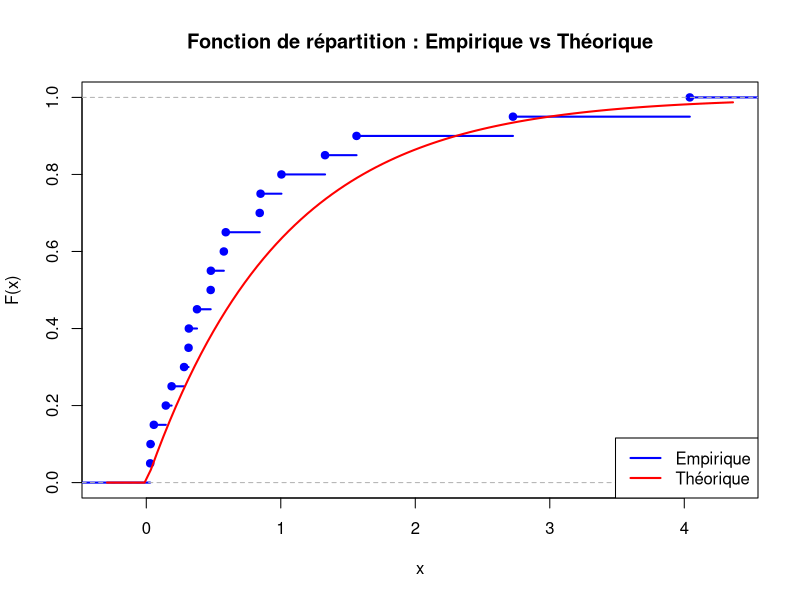
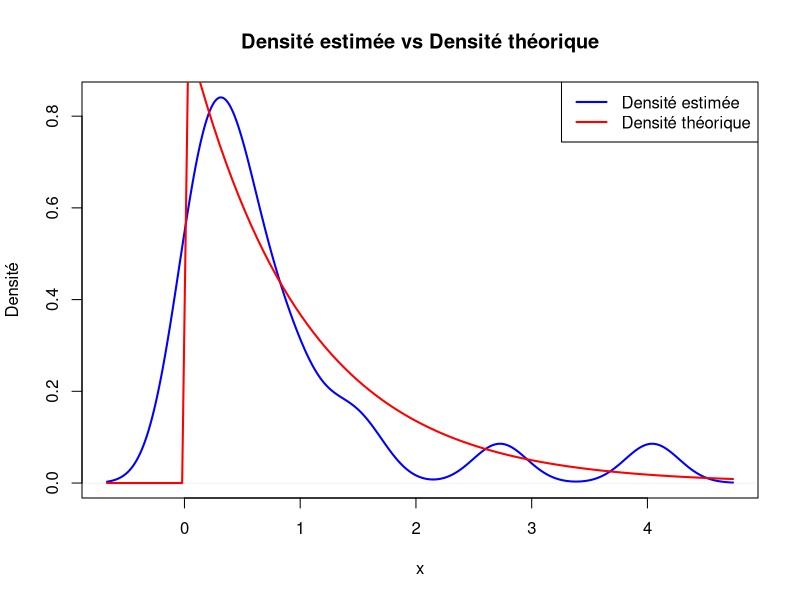
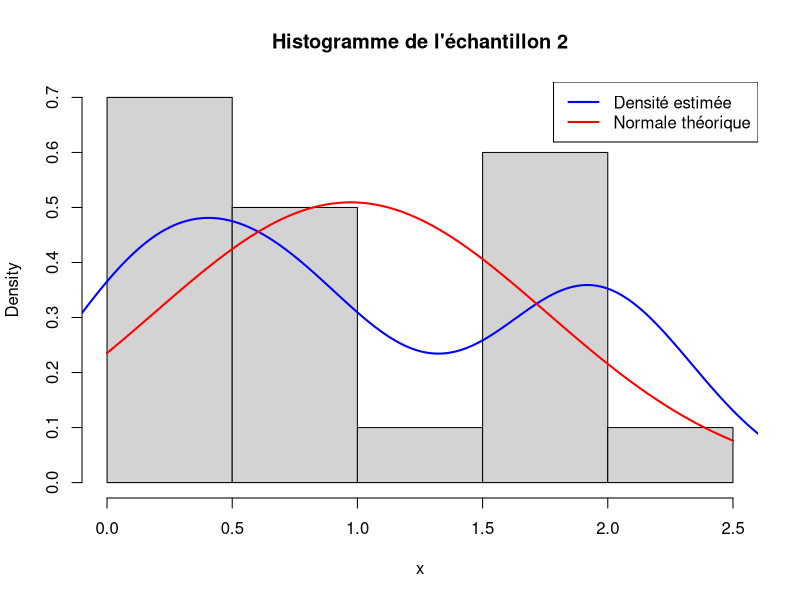
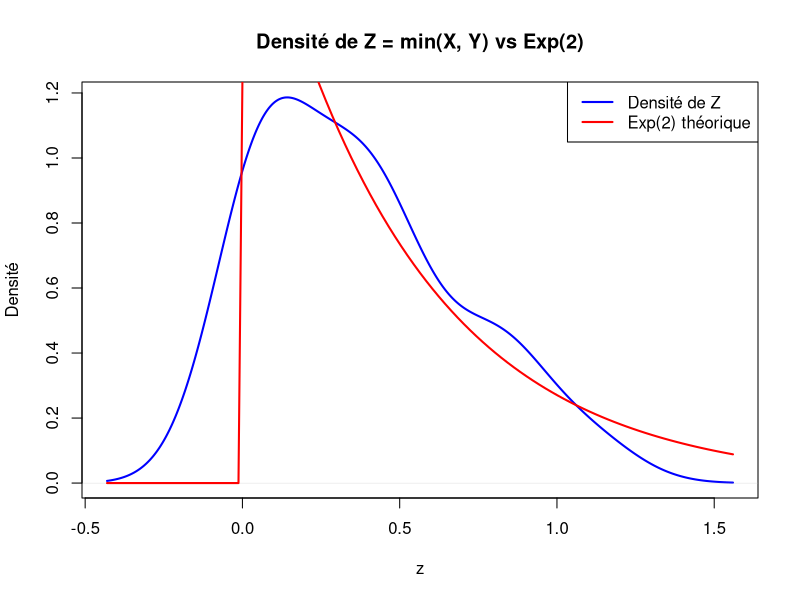
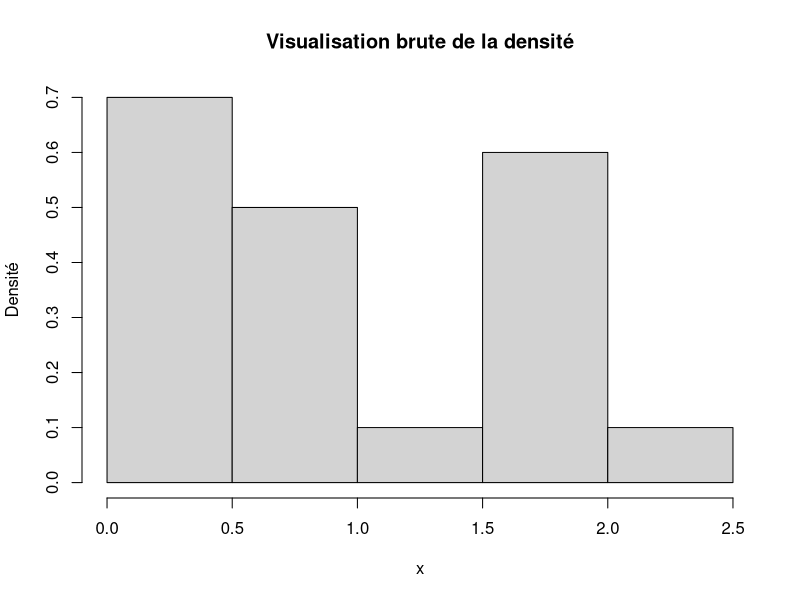
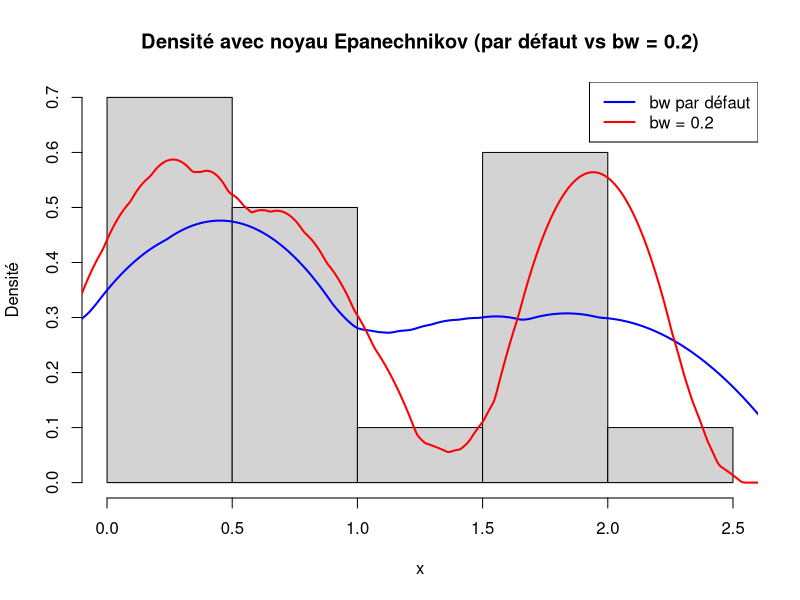
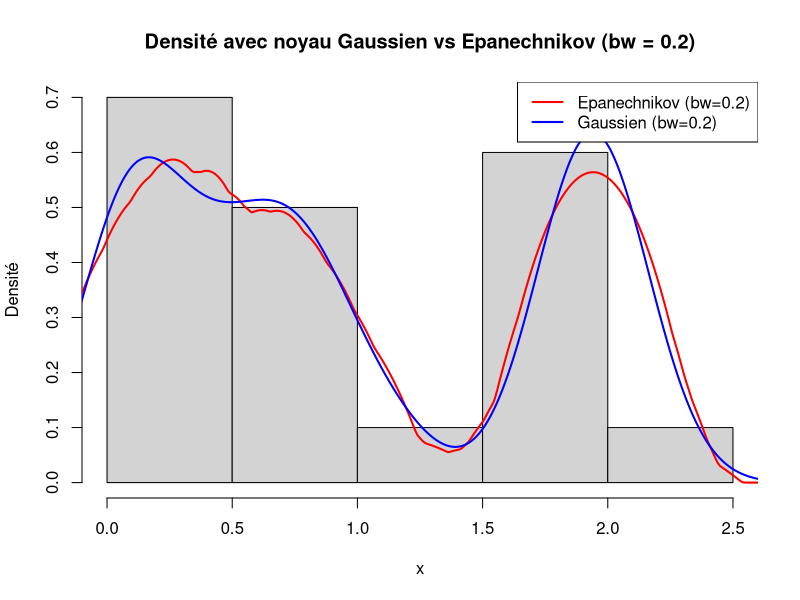
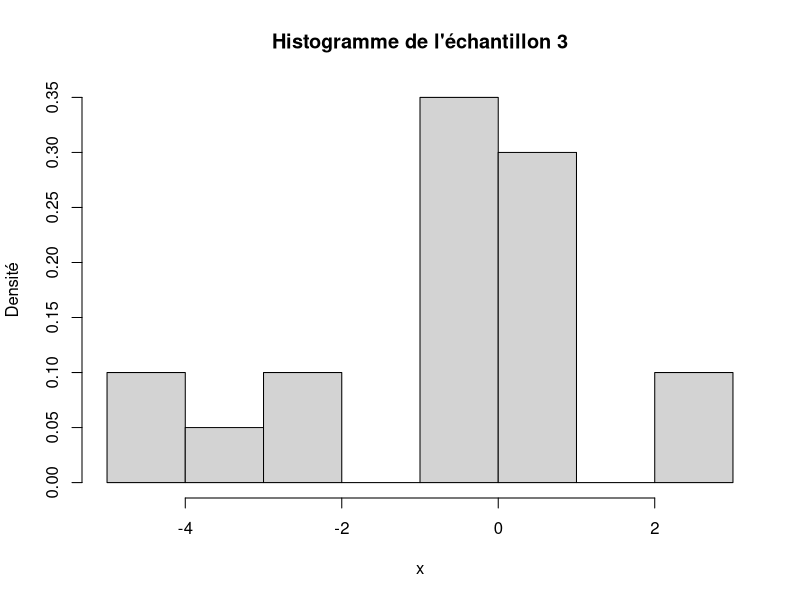

Write R code to recreate these figures, in order.
# Crée le dossier "img" s'il n'existe pas
if (!dir.exists("img")) dir.create("img")

# Ouvre un fichier PNG dans le dossier img
png("img/exo1_q1_repartition.png", width = 800, height = 600)

# ----- Code du graphique -----
set.seed(123)
echantillon1 <- rexp(n = 20, rate = 1)

plot(ecdf(echantillon1),
     main = "Fonction de répartition : Empirique vs Théorique",
     xlab = "x", ylab = "F(x)",
     col = "blue", lwd = 2)

curve(pexp(x, rate = 1), col = "red", lwd = 2, add = TRUE)

legend("bottomright", legend = c("Empirique", "Théorique"),
       col = c("blue", "red"), lwd = 2)

# ----- Fin du graphique -----

# Ferme le fichier PNG
dev.off()

#----------------------------------------

# Exercice 1 - Question 2 : Densité estimée vs densité théorique

# Crée le dossier "img" s'il n'existe pas
if (!dir.exists("img")) dir.create("img")

# Ouvre un fichier PNG pour sauvegarder le graphique
png("img/exo1_q2_densite.png", width = 800, height = 600)

# Génère l’échantillon (le même que précédemment)
set.seed(123)
echantillon1 <- rexp(n = 20, rate = 1)

# Trace la densité empirique
plot(density(echantillon1),
     main = "Densité estimée vs Densité théorique",
     col = "blue", lwd = 2,
     xlab = "x", ylab = "Densité")

# Ajoute la densité théorique (de la loi exponentielle)
curve(dexp(x, rate = 1), col = "red", lwd = 2, add = TRUE)

# Légende
legend("topright", legend = c("Densité estimée", "Densité théorique"),
       col = c("blue", "red"), lwd = 2)

# Ferme le fichier PNG
dev.off()

#----------------------------------------
# Exercice 1 - Question 3 : Cet échantillon est-il gaussien ?

# Crée le dossier "img" s'il n'existe pas
if (!dir.exists("img")) dir.create("img")

# Ouvre un fichier PNG pour sauvegarder le graphique
png("img/exo1_q3_gaussianite.png", width = 800, height = 600)

# Définir le nouvel échantillon
echantillon2 <- c(1.86, 1.99, 0.43, 1.95, 2.09,
                  1.81, 0.54, 0.62, 0.10, 0.13,
                  0.79, 1.89, 0.13, 0.79, 0.04,
                  0.04, 0.82, 2.00, 0.34, 1.10)

# Histogramme + densité estimée
hist(echantillon2, probability = TRUE,
     main = "Histogramme de l'échantillon 2",
     col = "lightgray", xlab = "x")
lines(density(echantillon2), col = "blue", lwd = 2)

# Courbe normale théorique (même moyenne/écart-type que l’échantillon)
curve(dnorm(x, mean=mean(echantillon2), sd=sd(echantillon2)),
      col = "red", lwd = 2, add = TRUE)

legend("topright", legend = c("Densité estimée", "Normale théorique"),
       col = c("blue", "red"), lwd = 2)

# Fermer le fichier PNG
dev.off()

# Afficher les résultats des tests de normalité

# Test de Shapiro-Wilk
shapiro_result <- shapiro.test(echantillon2)
print(shapiro_result)

# Test d’Anderson-Darling (nécessite le package nortest)
if (!require(nortest)) install.packages("nortest")
library(nortest)
ad_result <- ad.test(echantillon2)
print(ad_result)

#----------------------------------------
# Question 4 : Comparer les deux échantillons (1 et 2) avec un test non paramétrique

# Test de Kolmogorov-Smirnov (non paramétrique)
ks.test(echantillon1, echantillon2)

# Test de Wilcoxon (pour comparer les médianes)
wilcox.test(echantillon1, echantillon2)

#----------------------------------------
# Question 5 : Créer Z = min(X, Y) et le comparer à sa loi théorique

if (!dir.exists("img")) dir.create("img")

z <- pmin(echantillon1, echantillon2)

# Sauvegarder le graphique
png("img/exo1_q5_min_density.png", width = 800, height = 600)

# Densité empirique vs théorique (exp(2))
plot(density(z), col = "blue", lwd = 2,
     main = "Densité de Z = min(X, Y) vs Exp(2)",
     xlab = "z", ylab = "Densité")
curve(dexp(x, rate = 2), col = "red", lwd = 2, add = TRUE)
legend("topright", legend = c("Densité de Z", "Exp(2) théorique"),
       col = c("blue", "red"), lwd = 2)

dev.off()

# Test de Kolmogorov-Smirnov entre z et Exp(2)
ks.test(z, "pexp", rate = 2)

#----------------------------------------
#Question 6 : Comparer la 1ère ligne et la 2e ligne

ligne1 <- c(1.86, 1.99, 0.43, 1.95, 2.09,
            1.81, 0.54, 0.62, 0.10, 0.13)

ligne2 <- c(0.79, 1.89, 0.13, 0.79, 0.04,
            0.04, 0.82, 2.00, 0.34, 1.10)

# Test de Kolmogorov-Smirnov
ks.test(ligne1, ligne2)

# Test de Wilcoxon
wilcox.test(ligne1, ligne2)

#-----------------------------------------
# Exercice 2 : Une densité approchée

#Question 1 : Visualisation brute de la densité

# Crée le dossier "img" s'il n'existe pas
if (!dir.exists("img")) dir.create("img")

# Sauvegarde du graphique
png("img/exo2_q1_histogramme.png", width = 800, height = 600)
hist(echantillon2, probability = TRUE, col = "lightgray",
     main = "Visualisation brute de la densité",
     xlab = "x", ylab = "Densité")
dev.off()

#Question 2 – Noyau Epanechnikov avec deux valeurs de bw
# Noyau Epanechnikov sans préciser bw
png("img/exo2_q2_epanechnikov_default.png", width = 800, height = 600)
hist(echantillon2, probability = TRUE, col = "lightgray",
     main = "Densité avec noyau Epanechnikov (par défaut vs bw = 0.2)",
     xlab = "x", ylab = "Densité")

lines(density(echantillon2, kernel = "epanechnikov"), col = "blue", lwd = 2)
lines(density(echantillon2, kernel = "epanechnikov", bw = 0.2), col = "red", lwd = 2)

legend("topright", legend = c("bw par défaut", "bw = 0.2"),
       col = c("blue", "red"), lwd = 2)
dev.off()

#Question 3 – Même graphique avec noyau gaussien
png("img/exo2_q3_gaussian_bw02.png", width = 800, height = 600)
hist(echantillon2, probability = TRUE, col = "lightgray",
     main = "Densité avec noyau Gaussien vs Epanechnikov (bw = 0.2)",
     xlab = "x", ylab = "Densité")

lines(density(echantillon2, kernel = "epanechnikov", bw = 0.2), col = "red", lwd = 2)
lines(density(echantillon2, kernel = "gaussian", bw = 0.2), col = "blue", lwd = 2)

legend("topright", legend = c("Epanechnikov (bw=0.2)", "Gaussien (bw=0.2)"),
       col = c("red", "blue"), lwd = 2)
dev.off()


# Exercice 3 - Densité
# Question 1 : Afficher un histogramme repr´esentant bien l’´echantillon (histogramme en fr´equence relative).
# Crée le dossier "img" s'il n'existe pas
if (!dir.exists("img")) dir.create("img")

# Échantillon de l’exercice 3
echantillon3 <- c(-2.26,  2.08, -0.01, -2.04, -3.07,
                  -4.52,  0.65, -0.67, -0.86, -0.22,
                   0.52,  0.63,  2.69,  0.27, -0.55,
                   0.66, -0.06, -4.39,  0.15, -0.84)

png("img/exo3_q1_histogramme.png", width = 800, height = 600)
hist(echantillon3, probability = TRUE, col = "lightgray",
     main = "Histogramme de l'échantillon 3",
     xlab = "x", ylab = "Densité")
dev.off()

# Question 2 :Sur le même graphique afficher la densit´e calcul´ee par la commande ”density()”.

png("img/exo3_q2_hist_density.png", width = 800, height = 600)
hist(echantillon3, probability = TRUE, col = "lightgray",
     main = "Histogramme + densité estimée (échantillon 3)",
     xlab = "x", ylab = "Densité")
lines(density(echantillon3), col = "blue", lwd = 2)
legend("topright", legend = "Densité estimée", col = "blue", lwd = 2)
dev.off()

# Question 3 : Densité estimée avec noyau Epanechnikov et bw = 0.2
# Shapiro-Wilk
shapiro.test(echantillon3)


#Question 4 : # Générer un échantillon normal centrée réduite
set.seed(123)
gaussienne <- rnorm(20, mean = 0, sd = 1)

# Somme terme à terme
Z <- echantillon3 + gaussienne

# Histogramme + densité
png("img/exo3_q4_somme_normale.png", width = 800, height = 600)
hist(Z, probability = TRUE, col = "lightgray",
     main = "Z = X + N(0,1) : Histogramme + densité",
     xlab = "z", ylab = "Densité")
lines(density(Z), col = "blue", lwd = 2)
curve(dnorm(x, mean = mean(Z), sd = sd(Z)), col = "red", lwd = 2, add = TRUE)
legend("topright", legend = c("Densité estimée", "Normale théorique"),
       col = c("blue", "red"), lwd = 2)
dev.off()

# Question 5 : Teste de normalité

# Shapiro-Wilk
shapiro.test(Z)
